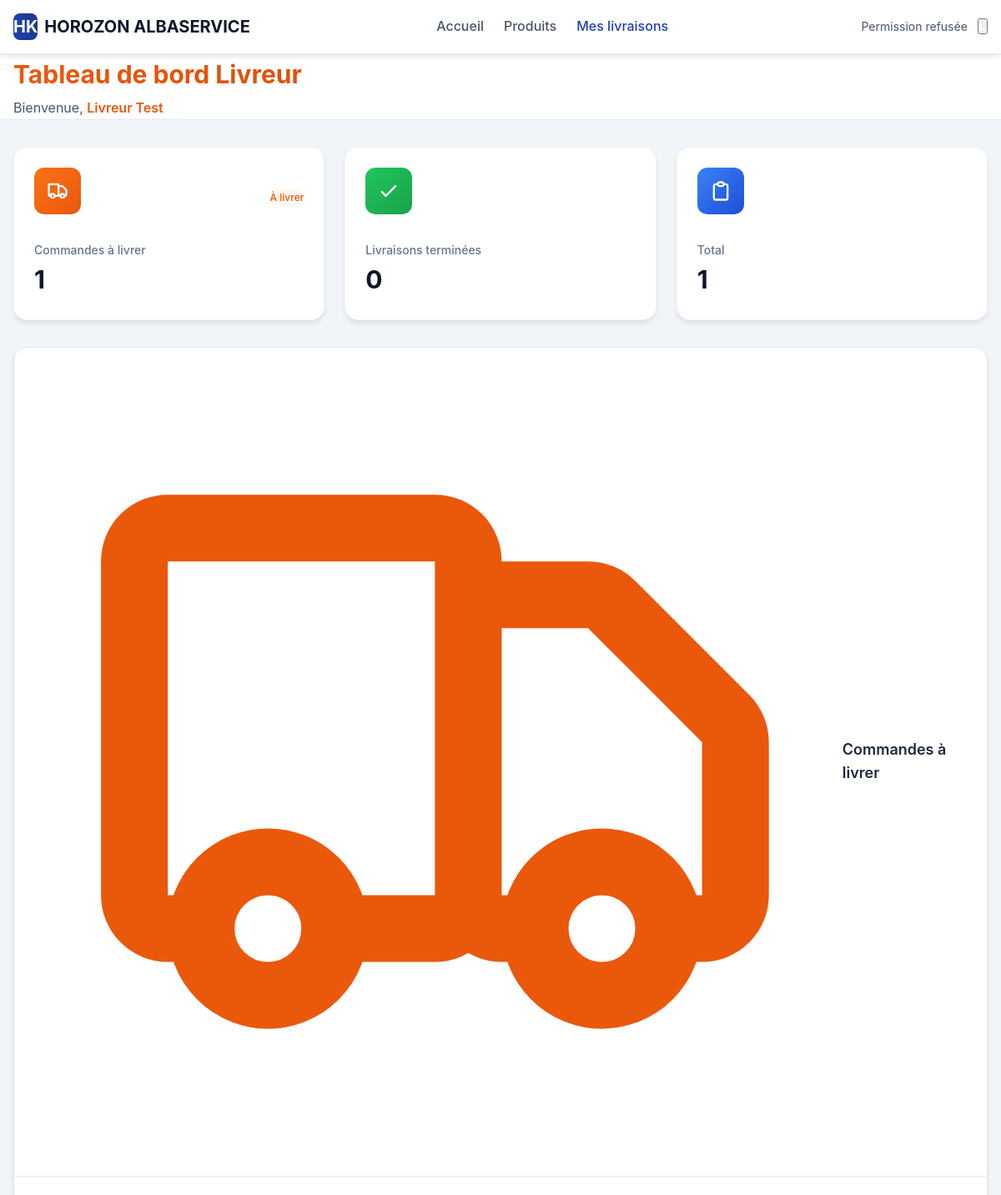
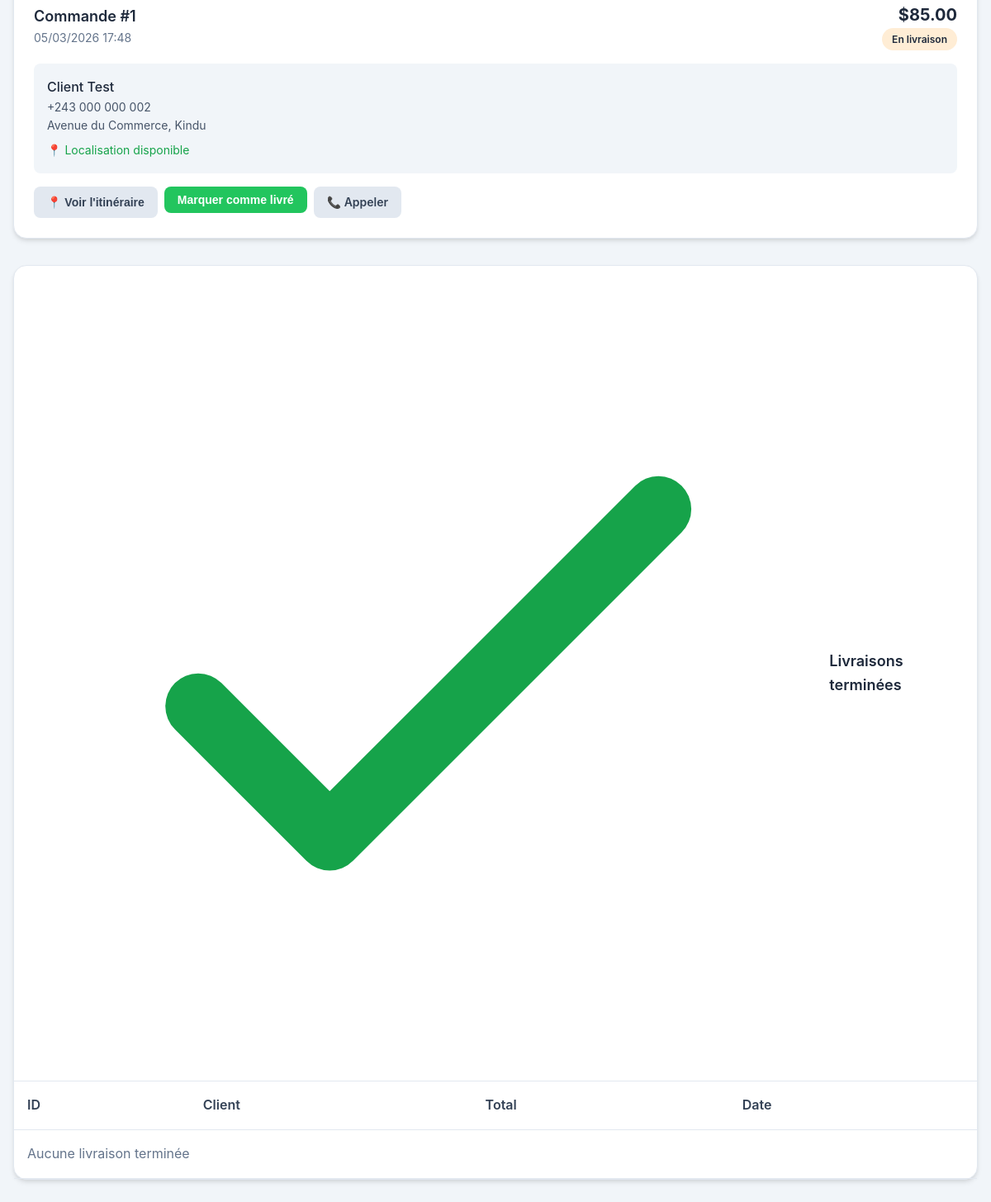
Screenshot of /livreur/index.php (signed in) with the database file from the repository (2 pictures, top to bottom).
### tables this page shows
CREATE TABLE IF NOT EXISTS users (
    id INT AUTO_INCREMENT PRIMARY KEY,
    name VARCHAR(255) NOT NULL,
    email VARCHAR(255) NOT NULL UNIQUE,
    phone VARCHAR(50),
    password VARCHAR(255) NOT NULL,
    profile_image TEXT,
    role ENUM('client', 'admin', 'livreur') NOT NULL DEFAULT 'client',
    address TEXT,
    city VARCHAR(100),
    latitude DECIMAL(10, 8),
    longitude DECIMAL(11, 8),
    is_active TINYINT(1) DEFAULT 1,
    created_at TIMESTAMP DEFAULT CURRENT_TIMESTAMP,
    updated_at TIMESTAMP DEFAULT CURRENT_TIMESTAMP ON UPDATE CURRENT_TIMESTAMP
);

CREATE TABLE IF NOT EXISTS orders (
    id INT AUTO_INCREMENT PRIMARY KEY,
    user_id INT NOT NULL,
    customer_name VARCHAR(255) NOT NULL,
    customer_phone VARCHAR(50) NOT NULL,
    customer_address TEXT NOT NULL,
    customer_city VARCHAR(100) NOT NULL,
    customer_latitude DECIMAL(10, 8),
    customer_longitude DECIMAL(11, 8),
    total_amount DECIMAL(10, 2) NOT NULL,
    status ENUM('en_attente', 'paye', 'en_preparation', 'en_livraison', 'livre', 'annule') NOT NULL DEFAULT 'en_attente',
    delivery_person_id INT,
    created_at TIMESTAMP DEFAULT CURRENT_TIMESTAMP,
    updated_at TIMESTAMP DEFAULT CURRENT_TIMESTAMP ON UPDATE CURRENT_TIMESTAMP,
    FOREIGN KEY (user_id) REFERENCES users(id) ON DELETE CASCADE,
    FOREIGN KEY (delivery_person_id) REFERENCES users(id) ON DELETE SET NULL
);

### config/functions.php (called while the page is built, shortened)
<?php
function getCurrentUser() {
    $db = getDB();
    $stmt = $db->prepare("SELECT * FROM users WHERE id = ? AND is_active = 1");
    $stmt->execute([$_SESSION['user_id']]);
    $user = $stmt->fetch();
    return $user ?: null;
}
function requireRole($roles) {
    $user = getCurrentUser();
    return $user;
}
function getOrderById($orderId) {
    $db = getDB();
    $stmt = $db->prepare("SELECT o.*, u.name as user_name, u.phone as user_phone, u.address as user_address, u.city as user_city
                        FROM orders o
                        LEFT JOIN users u ON o.user_id = u.id
                        WHERE o.id = ?");
    $stmt->execute([$orderId]);
    $order = $stmt->fetch();
    if ($order) {
        $stmt = $db->prepare("SELECT * FROM order_details WHERE order_id = ?");
        $stmt->execute([$orderId]);
        $order['details'] = $stmt->fetchAll();
    }
    return $order;
}
function getDeliveryPersonOrders($deliveryPersonId) {
    $db = getDB();
    $stmt = $db->prepare("SELECT * FROM orders WHERE delivery_person_id = ? ORDER BY created_at DESC");
    $stmt->execute([$deliveryPersonId]);
    return $stmt->fetchAll();
}

### livreur/index.php (the view, shortened to what this page needs)
<?php
require_once '../config/functions.php';
$user = requireRole(['livreur']);
$orders = getDeliveryPersonOrders($user['id']);
$statusColors = [
    'en_attente' => 'bg-yellow-100 text-yellow-800 border-yellow-200',
    'paye' => 'bg-blue-100 text-blue-800 border-blue-200',
    'en_preparation' => 'bg-purple-100 text-purple-800 border-purple-200',
    'en_livraison' => 'bg-orange-100 text-orange-800 border-orange-200',
    'livre' => 'bg-green-100 text-green-800 border-green-200',
    'annule' => 'bg-red-100 text-red-800 border-red-200',
];
$statusLabels = [
    'en_attente' => 'En attente',
    'paye' => 'Payé - À récupérer',
    'en_preparation' => 'En préparation',
    'en_livraison' => 'En livraison',
    'livre' => 'Livré',
    'annule' => 'Annulé',
];
$activeOrders = array_filter($orders, function($o) {
    return in_array($o['status'], ['paye', 'en_preparation', 'en_livraison']);
});
$completedOrders = array_filter($orders, function($o) {
    return $o['status'] === 'livre';
});
?>
<!DOCTYPE html>
<html lang="fr">
<head>
    <link rel="stylesheet" href="/css/style.css">
</head>
<body>
    <header class="header">
        <div class="container">
            <div class="flex items-center justify-between" style="height: 4rem;">
                <div class="flex items-center gap-4">
                    <a href="/" class="flex items-center gap-2">
                        <div class="w-10 h-10 bg-gradient-to-r from-blue-600 to-blue-800 rounded-lg flex items-center justify-center text-white font-bold text-xl">HK</div>
                        <span class="text-xl font-bold text-gray-900">HOROZON ALBASERVICE</span>
                    </a>
                </div>
                <nav class="hidden md:flex items-center gap-6">
                    <a href="/" class="header-nav-link">Accueil</a>
                    <a href="/produits.php" class="header-nav-link">Produits</a>
                    <a href="/livreur/index.php" class="header-nav-link active">Mes livraisons</a>
                </nav>
                <div class="flex items-center gap-3">
                    <div id="gpsStatus" class="flex items-center gap-2 text-sm text-gray-600">
                        <span id="gpsText">GPS inactif</span>
                    </div>
                    <div class="dropdown">
                        <button onclick="toggleDropdown()" class="flex items-center gap-2 cursor-pointer">
                            <div class="w-8 h-8 bg-orange-500 rounded-full flex items-center justify-center text-white font-semibold">
                            </div>
                        </button>
                    </div>
                </div>
            </div>
        </div>
    </header>
    <main class="min-h-screen bg-gray-50">
        <div class="bg-white shadow-sm border-b border-gray-200">
            <div class="container py-6">
                <div class="flex flex-col md:flex-row md:items-center md:justify-between gap-4">
                    <div>
                        <h1 class="text-3xl font-bold" style="background: linear-gradient(to right, #ea580c, #c2410c); -webkit-background-clip: text; -webkit-text-fill-color: transparent;">
                            Tableau de bord Livreur
                        </h1>
                        <p class="text-gray-600 mt-1">Bienvenue, <span class="font-semibold text-orange-600"><?= htmlspecialchars($user['name']) ?></span></p>
                    </div>
                </div>
            </div>
        </div>
        <div class="container py-8">
            <div class="grid grid-cols-1 md:grid-cols-3 gap-6 mb-8">
                <div class="stat-card">
                    <div class="flex items-center justify-between mb-4">
                        <div class="stat-icon" style="background: linear-gradient(to bottom right, #f97316, #ea580c);">
                        </div>
                        <span class="text-xs font-medium text-orange-600 bg-orange-50 px-2 py-1 rounded-full">À livrer</span>
                    </div>
                    <p class="stat-label">Commandes à livrer</p>
                    <p class="stat-value"><?= count($activeOrders) ?></p>
                </div>
                <div class="stat-card">
                    <div class="flex items-center justify-between mb-4">
                        <div class="stat-icon" style="background: linear-gradient(to bottom right, #22c55e, #16a34a);">
                            <svg class="w-7 h-7 text-white" fill="none" stroke="currentColor" viewBox="0 0 24 24">
                                <path stroke-linecap="round" stroke-linejoin="round" stroke-width="2" d="M5 13l4 4L19 7"></path>
                            </svg>
                        </div>
                    </div>
                    <p class="stat-label">Livraisons terminées</p>
                    <p class="stat-value"><?= count($completedOrders) ?></p>
                </div>
                <div class="stat-card">
                    <div class="flex items-center justify-between mb-4">
                        <div class="stat-icon" style="background: linear-gradient(to bottom right, #3b82f6, #1d4ed8);">
                            <svg class="w-7 h-7 text-white" fill="none" stroke="currentColor" viewBox="0 0 24 24">
                                <path stroke-linecap="round" stroke-linejoin="round" stroke-width="2" d="M9 5H7a2 2 0 00-2 2v12a2 2 0 002 2h10a2 2 0 002-2V7a2 2 0 00-2-2h-2M9 5a2 2 0 002 2h2a2 2 0 002-2M9 5a2 2 0 012-2h2a2 2 0 012 2"></path>
                            </svg>
                        </div>
                    </div>
                    <p class="stat-label">Total</p>
                    <p class="stat-value"><?= count($orders) ?></p>
                </div>
            </div>
            <div class="card">
                <div class="card-header">
                    <h2 class="text-lg font-semibold flex items-center gap-2">
                        Commandes à livrer
                    </h2>
                </div>
                <div class="divide-y divide-gray-200">
                    <?php foreach ($activeOrders as $order): ?>
                        <?php
                        $orderDetails = getOrderById($order['id']);
                        ?>
                        <div class="p-6">
                            <div class="flex items-center justify-between mb-4">
                                <div>
                                    <h3 class="text-lg font-semibold">Commande #<?= $order['id'] ?></h3>
                                    <p class="text-sm text-gray-500"><?= date('d/m/Y H:i', strtotime($order['created_at'])) ?></p>
                                </div>
                                <div class="text-right">
                                    <p class="text-xl font-bold">$<?= number_format($order['total_amount'], 2) ?></p>
                                    <span class="status-badge <?= $statusColors[$order['status']] ?>">
                                        <?= $statusLabels[$order['status']] ?>
                                    </span>
                                </div>
                            </div>
                            <div class="bg-gray-50 rounded-lg p-4 mb-4">
                                <p class="font-medium"><?= htmlspecialchars($order['customer_name']) ?></p>
                                <p class="text-sm text-gray-600"><?= htmlspecialchars($order['customer_phone']) ?></p>
                                <p class="text-sm text-gray-600"><?= htmlspecialchars($order['customer_address']) ?>, <?= htmlspecialchars($order['customer_city']) ?></p>
                                <?php if ($order['customer_latitude'] && $order['customer_longitude']): ?>
                                    <p class="text-sm text-green-600 mt-2">📍 Localisation disponible</p>
                                <?php endif; ?>
                            </div>
                            <div class="flex flex-wrap gap-2">
                                <?php if ($order['status'] === 'paye' || $order['status'] === 'en_preparation'): ?>
                                    <form method="POST" action="/api/orders/update_status/index.php">
                                        <input type="hidden" name="order_id" value="<?= $order['id'] ?>">
                                        <input type="hidden" name="status" value="en_livraison">
                                        <button type="submit" class="btn btn-primary btn-sm">Commencer la livraison</button>
                                    </form>
                                <?php elseif ($order['status'] === 'en_livraison'): ?>
                                    <?php if ($order['customer_latitude'] && $order['customer_longitude']): ?>
                                        <button onclick="showRoute(<?= $order['customer_latitude'] ?>, <?= $order['customer_longitude'] ?>, '<?= addslashes($order['customer_address']) ?>')" class="btn btn-secondary btn-sm">
                                            📍 Voir l'itinéraire
                                        </button>
                                    <?php endif; ?>
                                    <form method="POST" action="/api/orders/update_status/index.php">
                                        <button type="submit" class="btn btn-success btn-sm">Marquer comme livré</button>
                                    </form>
                                <?php endif; ?>
                                <a href="tel:<?= htmlspecialchars($order['customer_phone']) ?>" class="btn btn-secondary btn-sm">📞 Appeler</a>
                            </div>
                        </div>
                    <?php endforeach; ?>
                </div>
            </div>
            <div class="card mt-8">
                <div class="card-header">
                    <h2 class="text-lg font-semibold flex items-center gap-2">
                        <svg class="w-5 h-5 text-green-600" fill="none" stroke="currentColor" viewBox="0 0 24 24">
                            <path stroke-linecap="round" stroke-linejoin="round" stroke-width="2" d="M5 13l4 4L19 7"></path>
                        </svg>
                        Livraisons terminées
                    </h2>
                </div>
                <div class="table-container">
                    <table class="table">
                        <thead>
                            <tr>
                                <th>ID</th>
                                <th>Client</th>
                                <th>Total</th>
                                <th>Date</th>
                            </tr>
                        </thead>
                        <tbody>
                            <?php if (count($completedOrders) === 0): ?>
                                <tr>
                                    <td colspan="4" class="text-center py-8 text-gray-500">Aucune livraison terminée</td>
                                </tr>
                            <?php endif; ?>
                        </tbody>
                    </table>
                </div>
            </div>
        </div>
    </main>
</body>
</html>

### rows the page displays
users: name "Livreur Test"
orders: status "1", status "0", id "1", created_at "05/03/2026 17:48", total_amount "85.00", status "En livraison", customer_name "Client Test", customer_phone "+243 000 000 002", customer_address "Avenue du Commerce", customer_city "Kindu", customer_latitude "📍 Localisation disponible"

### other values shown
count($orders) "1"
